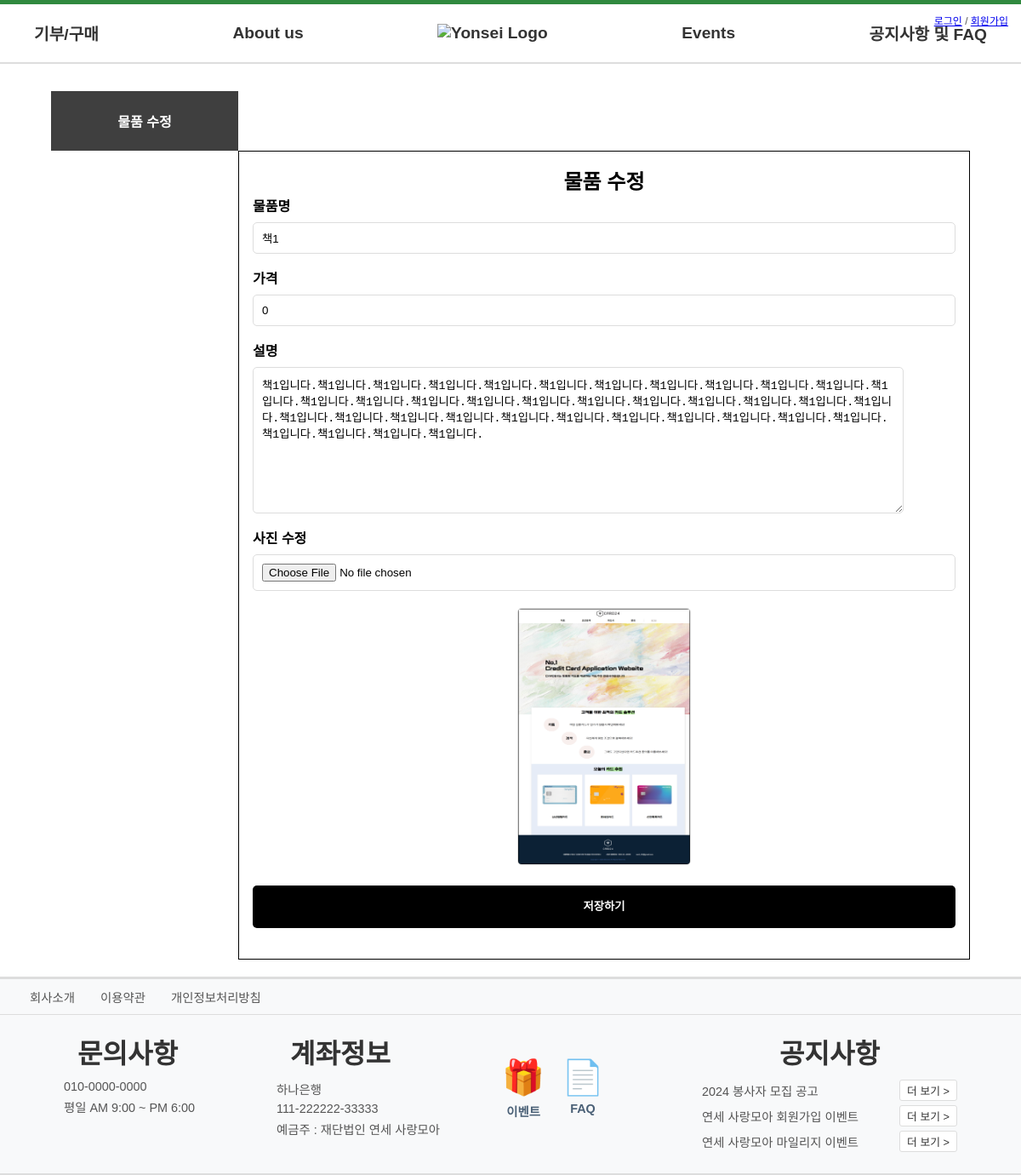
The page /webapp/update_product/17/ on the database its author committed.
### webapp/models.py (models this page shows)
class Product(models.Model):
    pid=models.AutoField(blank=False,null=False,primary_key=True)
    category=models.IntegerField(blank=False,null=False)
    p_name=models.CharField(null=False,blank=False,max_length=50)
    p_image=models.ImageField(upload_to='product_images/')
    cost=models.IntegerField(null=False,blank=False)
    description=models.CharField(null=False,blank=False,max_length=1000)
    status=models.IntegerField(null=False,blank=False, default=0)

### webapp/views.py (the view, shortened to what this page needs)
# urls.py: path('webapp/update_product/<int:pid>/', views.update_product, name='update_product'),
def update_product(request, pid):
    product = get_object_or_404(Product, pid=pid)
    return render(request, 'update_product.html', {'product': product})

### config/templates/update_product.html (shortened to what this page needs)
<!DOCTYPE html>
<html lang="ko">
<head>
</head>
<body>
    {% include 'header.html' %}
    <div class="container">
        <div class="sidebar">물품 수정</div>
        <div class="main-content">
            <h2>물품 수정</h2>
            <form id="update-product-form" method="POST" enctype="multipart/form-data" action="{% url 'webapp:update_product' product.pid %}">
                <div class="input-group">
                    <label for="p_name">물품명</label>
                    <input type="text" id="p_name" name="p_name" value="{{ product.p_name }}" required>
                </div>
                <div class="input-group">
                    <label for="cost">가격</label>
                    <input type="number" id="cost" name="cost" value="{{ product.cost }}" required>
                </div>
                <div class="input-group">
                    <label for="description-textarea">설명</label>
                    <textarea id="description-textarea" name="description">{{ product.description }}</textarea>
                </div>
                <div class="input-group">
                    <label for="file-input">사진 수정</label>
                    <input type="file" id="file-input" name="p_image" accept="image/*">
                </div>
                <div class="image-preview" id="image-preview">
                    {% if product.p_image %}
                        <img src="{{ product.p_image.url }}" alt="현재 이미지">
                    {% else %}
                        <p>사진 미리 보기</p>
                    {% endif %}
                </div>
                <button type="submit" class="submit-button">저장하기</button>
            </form>
        </div>
    </div>
    {% include 'footer.html' %}
</body>
</html>

### config/templates/update_product.html (style rules this page uses)
body { font-family: Arial, sans-serif; margin: 0; padding: 0; box-sizing: border-box; }
.container { width: 90%; margin: auto; padding-top: 2rem; }
.sidebar { width: 200px; height: 50px; padding: 10px; background-color: #3f3f3f; color: white; display: flex; align-items: center; justify-content: center; font-weight: bold; }
.main-content { padding: 1rem; border: 1px solid black; margin-left: 220px; }
.main-content h2 { text-align: center; }
.input-group { display: flex; flex-direction: column; margin-bottom: 1rem; }
.input-group label { margin-bottom: 0.5rem; font-weight: bold; }
.input-group input, .input-group textarea, .input-group select { padding: 10px; border: 1px solid #ddd; border-radius: 5px; }
#description-textarea { width: 90%; height: 150px; resize: both; min-width: 100px; max-width: 100%; min-height: 100px; max-height: 400px; }
.submit-button { width: 100%; height: 50px; background-color: black; color: white; text-align: center; line-height: 50px; font-weight: bold; border: none; border-radius: 5px; cursor: pointer; margin: 20px auto; display: block; }
.image-preview { margin-top: 20px; text-align: center; }
.image-preview img { max-width: 100%; max-height: 300px; border: 1px solid #ddd; border-radius: 5px; }

### config/templates/header.html (style rules this page uses)
* { margin: 0; padding: 0; }

### rows shown on the page
Product: p_name "책1", cost "0", description "책1입니다.책1입니다.책1입니다.책1입니다.책1입니다.책1입니다.책1입니다.책1입니다.책1입니다.책1입니다.책1입니다.책1입니다.책1입니다.책1입니다.책1입니다.책1입니다.책1입니다.책1입니다.책1입니다.책1입니다.책1입니다.책1입니다.책1입니다.책1입니다.책1입니다.책1입니다.책1입니다.책1입니다.책1입니다.책1입니다.책1입니다.책1입니다.책1입니다.책1입니다.책1입니다.책1입니다.책1입니다.책1입니다.", p_image (picture)
